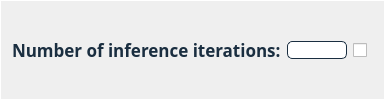
                                <widget class="QFrame" name="frame_nr_inf_iter_lda">
                                 <property name="styleSheet">
                                  <string notr="true">border-bottom: 1px solid #FFFFFF;
border-left: 0.5px solid #FFFFFF;
border-top: 0.5px solid #FFFFFF;
</string>
                                 </property>
                                 <property name="frameShape">
                                  <enum>QFrame::NoFrame</enum>
                                 </property>
                                 <property name="frameShadow">
                                  <enum>QFrame::Plain</enum>
                                 </property>
                                 <layout class="QHBoxLayout" name="horizontalLayout_82">
                                  <item>
                                   <widget class="QLabel" name="label_nr_inf_iter_lda">
                                    <property name="sizePolicy">
                                     <sizepolicy hsizetype="Minimum" vsizetype="Preferred">
                                      <horstretch>0</horstretch>
                                      <verstretch>0</verstretch>
                                     </sizepolicy>
                                    </property>
                                    <property name="maximumSize">
                                     <size>
                                      <width>16777215</width>
                                      <height>16777215</height>
                                     </size>
                                    </property>
                                    <property name="font">
                                     <font>
                                      <family>Avenir</family>
                                      <pointsize>13</pointsize>
                                      <weight>75</weight>
                                      <italic>false</italic>
                                      <bold>true</bold>
                                     </font>
                                    </property>
                                    <property name="toolTip">
                                     <string>&lt;html&gt;&lt;head/&gt;&lt;body&gt;&lt;p&gt;&lt;span style=&quot; font-weight:400;&quot;&gt;The weight of each topic in each document.&lt;/span&gt;&lt;/p&gt;&lt;/body&gt;&lt;/html&gt;</string>
                                    </property>
                                    <property name="styleSheet">
                                     <string notr="true">font: 87 13pt &quot;Avenir&quot;;
color:#1A2E40;
font-weight: bold;
border:None;</string>
                                    </property>
                                    <property name="text">
                                     <string>Number of inference iterations:</string>
                                    </property>
                                   </widget>
                                  </item>
                                  <item>
                                   <widget class="QLineEdit" name="lineEdit_nr_inf_iter_lda">
                                    <property name="sizePolicy">
                                     <sizepolicy hsizetype="Minimum" vsizetype="Fixed">
                                      <horstretch>0</horstretch>
                                      <verstretch>0</verstretch>
                                     </sizepolicy>
                                    </property>
                                    <property name="minimumSize">
                                     <size>
                                      <width>0</width>
                                      <height>0</height>
                                     </size>
                                    </property>
                                    <property name="maximumSize">
                                     <size>
                                      <width>60</width>
                                      <height>16777215</height>
                                     </size>
                                    </property>
                                    <property name="styleSheet">
                                     <string notr="true">QLineEdit {	
	background-color: #FFFFFF;
	font: 87 italic 12pt &quot;Avenir&quot;;
	border-radius: 5px;
	border: 1px solid #1A2E40;
	color:black;
}</string>
                                    </property>
                                   </widget>
                                  </item>
                                  <item>
                                   <widget class="QCheckBox" name="checkBox_nr_inf_iter_lda">
                                    <property name="sizePolicy">
                                     <sizepolicy hsizetype="Fixed" vsizetype="Fixed">
                                      <horstretch>0</horstretch>
                                      <verstretch>0</verstretch>
                                     </sizepolicy>
                                    </property>
                                    <property name="styleSheet">
                                     <string notr="true">border:0px;</string>
                                    </property>
                                    <property name="text">
                                     <string/>
                                    </property>
                                   </widget>
                                  </item>
                                 </layout>
                                </widget>
